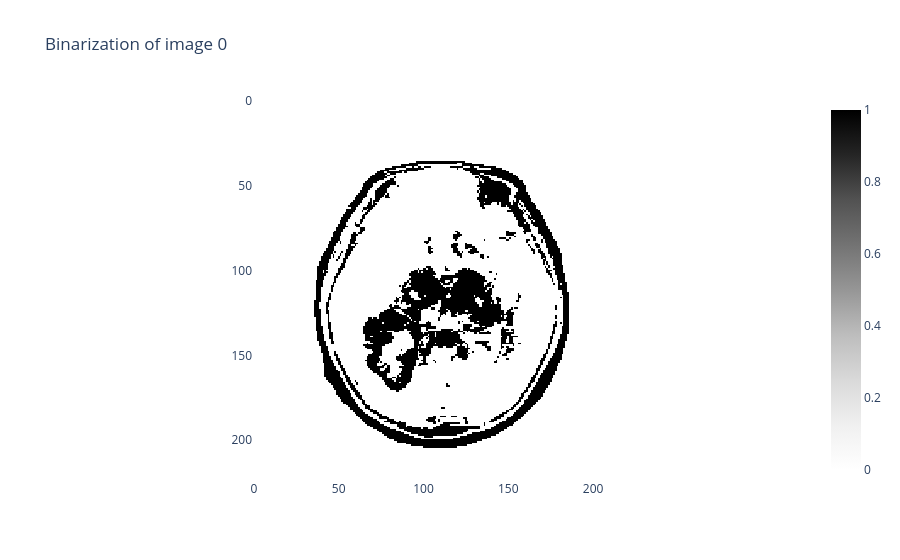

Notebook cell for this chart:
### Markdown cell above
In ``giotto-tda``, filtrations of cubical complexes are built from _binary images_ consisting of only black and white pixels. We can convert our greyscale image to binary by applying a threshold on each pixel value via the ``Binarizer`` transformer:

### Code cell
from gtda.images import Binarizer

# Pick out index of first 8 image
glioma_idx = np.flatnonzero(y == "glioma")[0]
# Reshape to (n_samples, n_pixels_x, n_pixels_y) format
glioma = X[glioma_idx][None, :, :]

binarizer = Binarizer(threshold=0.3)
glioma_binarized = binarizer.fit_transform(glioma)

binarizer.plot(glioma_binarized)

### Figure 1 — Plotly figure (JSON) as saved in the notebook; plotly's stock layout.template omitted (floating-point values rounded to 4 significant figures; data arrays with more than 128 entries replaced by an {"elided": "..."} marker saying what was removed)
{"data": [{"colorscale": [[0, "rgb(255,255,255)"], [0.125, "rgb(240,240,240)"], [0.25, "rgb(217,217,217)"], [0.375, "rgb(189,189,189)"], [0.5, "rgb(150,150,150)"], [0.625, "rgb(115,115,115)"], [0.75, "rgb(82,82,82)"], [0.875, "rgb(37,37,37)"], [1, "rgb(0,0,0)"]], "type": "heatmap", "z": {"elided": "224x224 int values"}}], "layout": {"plot_bgcolor": "white", "title": {"text": "Binarization of image 0"}, "xaxis": {"constrain": "domain", "scaleanchor": "y"}, "yaxis": {"autorange": "reversed", "constrain": "domain"}}}
